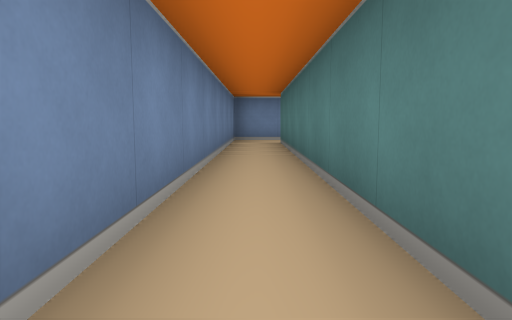
[1] (above)

15 first-person views from a walk through a cub3D ray-caster map. The camera is about half as high as the walls, tilts 6° down and sees 70° across. The floor is counted in squares. Each view is taken from the middle of a square. On the plan, view 1 faces up. The plan holds only what a view shows up to about 9 squares ahead; the rest is blank.

[2]
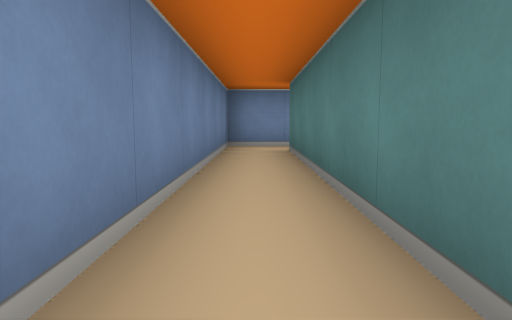

[3]
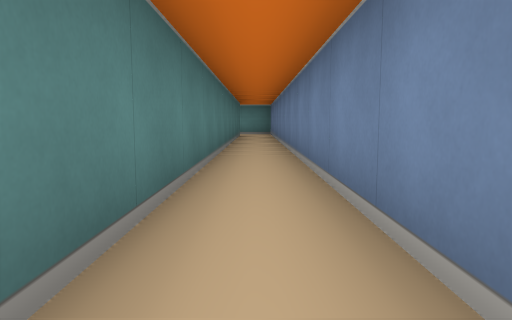

[4]
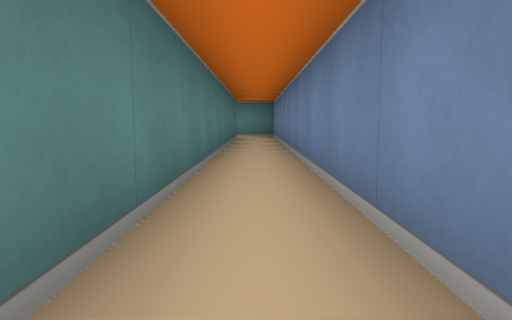

[5]
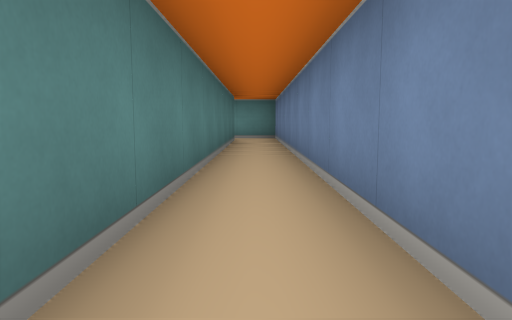

[6]
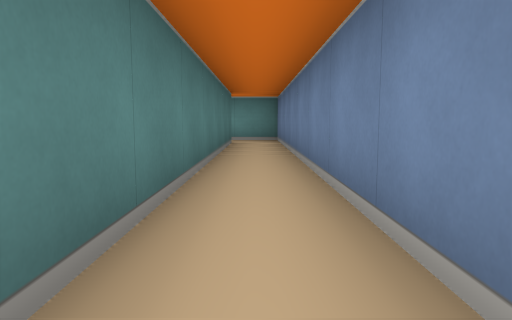

[7]
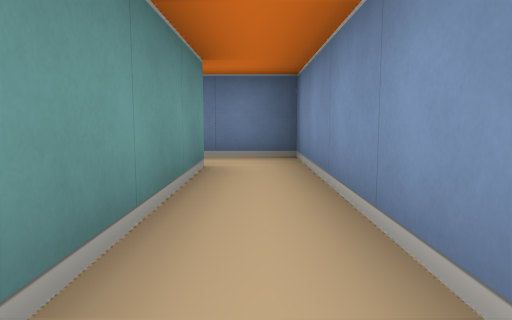

[8]
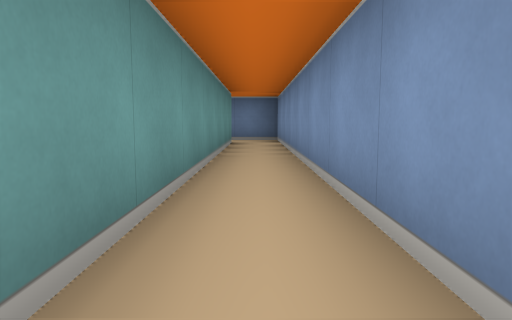

[9]
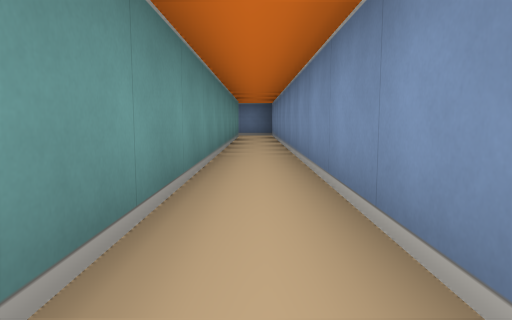

[10]
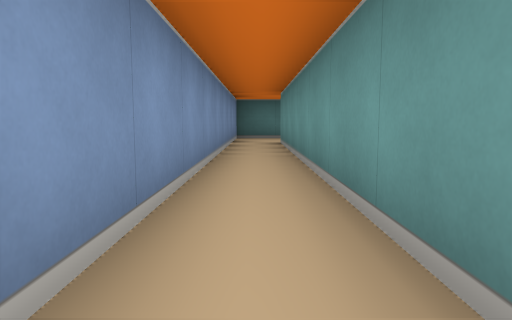

[11]
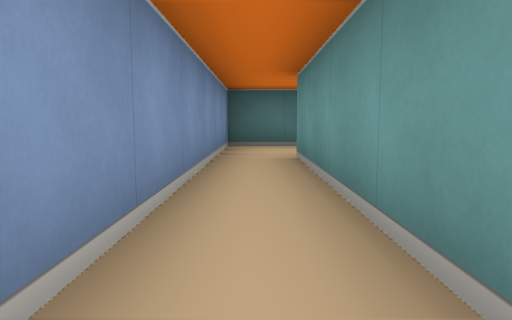

[12]
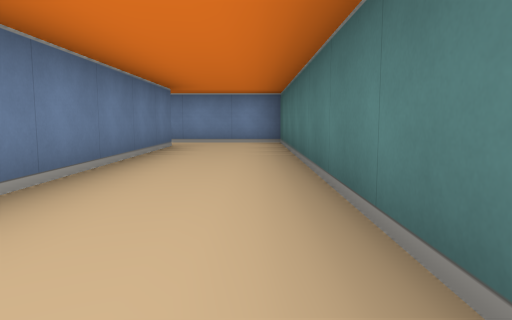

[13]
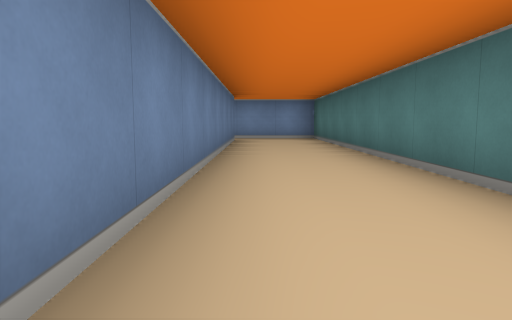

[14]
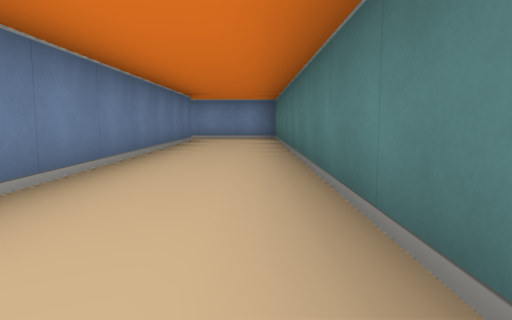

[15]
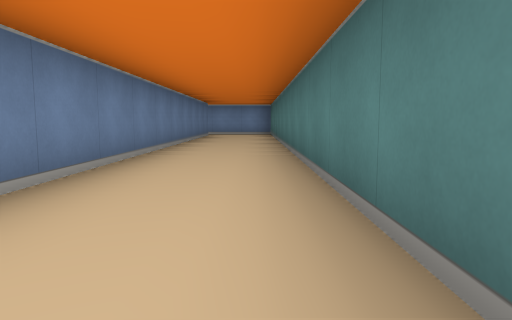

### Floor plan
Points are (right, up) in squares from view 1. A wall is a line through its corners. A room is listed if a view was taken in it or the views show most of it. See-through windows are left out.
Room 1 (views 1, 2, 3, 4, 5, 6, 7, 8, 9, 10, 11)
walls: (0.5, -8.5) (0.5, 7.5) (15.5, 7.5); (15.5, 8.5) (-0.5, 8.5) (-0.5, -9.5) (0.6, -9.5)
ways out: opening at (15, 8) to room 2
Room 2 (views 12, 13, 14, 15)
walls: (17.5, -3.4) (17.5, 8.5) (15.5, 8.5); (15.5, 7.5) (15.5, -2)
ways out: opening at (15, 8) to room 1

Positions as (right, up) in squares from view 1, and headings:
1: (0, 0), facing up
2: (0, 2), facing up
3: (0, 3), facing down
4: (0, 1), facing down
5: (0, 0), facing down
6: (0, -1), facing down
7: (4, 8), facing left
8: (8, 8), facing left
9: (11, 8), facing left
10: (8, 8), facing right
11: (11, 8), facing right
12: (17, 1), facing up
13: (16, -1), facing up
14: (17, -1), facing up
15: (17, -4), facing up
